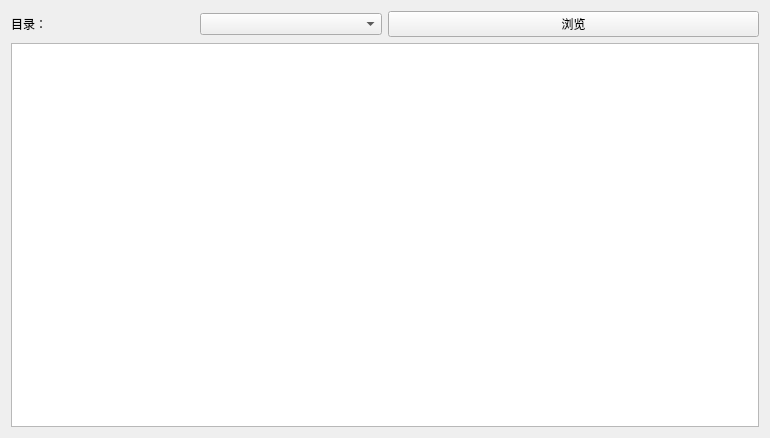
<?xml version="1.0" encoding="UTF-8"?>
<ui version="4.0">
 <class>ListViewWidget</class>
 <widget class="QWidget" name="ListViewWidget">
  <property name="geometry">
   <rect>
    <x>0</x>
    <y>0</y>
    <width>770</width>
    <height>438</height>
   </rect>
  </property>
  <property name="windowTitle">
   <string>Form</string>
  </property>
  <layout class="QGridLayout" name="gridLayout">
   <item row="0" column="0">
    <layout class="QHBoxLayout" name="horizontalLayout_4">
     <item>
      <layout class="QHBoxLayout" name="horizontalLayout_3">
       <item>
        <widget class="QLabel" name="label_3">
         <property name="text">
          <string>目录：</string>
         </property>
        </widget>
       </item>
       <item>
        <widget class="QComboBox" name="directoryComboBox"/>
       </item>
      </layout>
     </item>
     <item>
      <widget class="QPushButton" name="browseButton">
       <property name="text">
        <string>浏览</string>
       </property>
      </widget>
     </item>
    </layout>
   </item>
   <item row="1" column="0">
    <widget class="CustomListView" name="listView"/>
   </item>
  </layout>
 </widget>
 <customwidgets>
  <customwidget>
   <class>CustomListView</class>
   <extends>QTableView</extends>
   <header>CustomListView.h</header>
  </customwidget>
 </customwidgets>
 <resources/>
 <connections/>
</ui>
